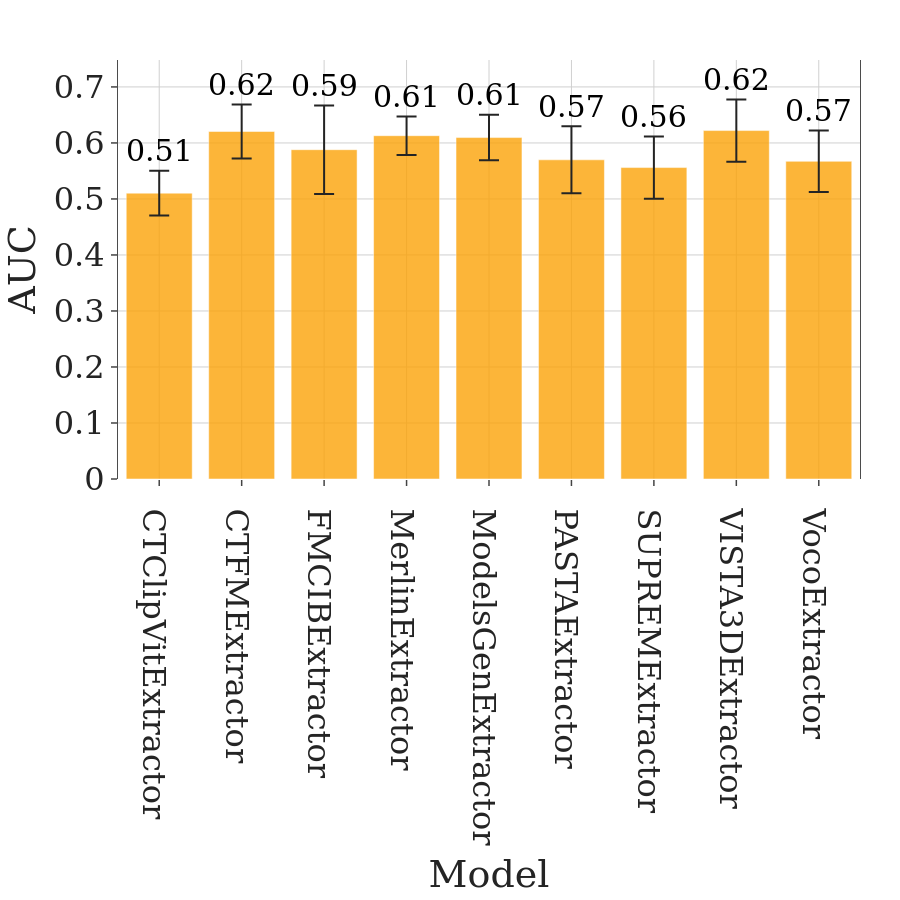

Notebook cell for this chart:
### Code cell
# Plot test accuracies
fig = plot_model_comparison(test_accuracies_dict, font_size=32, height=FIG_SIZE, width=FIG_SIZE, marker_color="#FCA308")
fig.write_image(PLOTS_DIR / f"nsclc_radiogenomics_auc.png")

fig.show()

### Figure 1 — Plotly figure (JSON) as saved in the notebook; plotly's stock layout.template omitted (floating-point values rounded to 4 significant figures)
{"data": [{"error_y": {"array": [0.04002, 0.0482, 0.07908, 0.0344, 0.04064, 0.0598, 0.05563, 0.05547, 0.05494], "arrayminus": [0.04002, 0.0482, 0.07908, 0.0344, 0.04064, 0.0598, 0.05563, 0.05547, 0.05494], "width": 10}, "hovertemplate": "Model=%{x}<br>AUC=%{y}<extra></extra>", "legendgroup": "", "marker": {"color": "#FCA308", "opacity": 0.8, "pattern": {"shape": ""}}, "name": "", "orientation": "v", "showlegend": false, "textposition": "auto", "type": "bar", "x": ["CTClipVitExtractor", "CTFMExtractor", "FMCIBExtractor", "MerlinExtractor", "ModelsGenExtractor", "PASTAExtractor", "SUPREMExtractor", "VISTA3DExtractor", "VocoExtractor"], "xaxis": "x", "y": [0.5104, 0.6204, 0.5879, 0.6129, 0.6096, 0.5699, 0.556, 0.6221, 0.5672], "yaxis": "y"}], "layout": {"annotations": [{"font": {"color": "black", "size": 30}, "showarrow": false, "text": "0.51", "x": "CTClipVitExtractor", "y": 0.5504, "yshift": 20}, {"font": {"color": "black", "size": 30}, "showarrow": false, "text": "0.62", "x": "CTFMExtractor", "y": 0.6686, "yshift": 20}, {"font": {"color": "black", "size": 30}, "showarrow": false, "text": "0.59", "x": "FMCIBExtractor", "y": 0.667, "yshift": 20}, {"font": {"color": "black", "size": 30}, "showarrow": false, "text": "0.61", "x": "MerlinExtractor", "y": 0.6473, "yshift": 20}, {"font": {"color": "black", "size": 30}, "showarrow": false, "text": "0.61", "x": "ModelsGenExtractor", "y": 0.6502, "yshift": 20}, {"font": {"color": "black", "size": 30}, "showarrow": false, "text": "0.57", "x": "PASTAExtractor", "y": 0.6297, "yshift": 20}, {"font": {"color": "black", "size": 30}, "showarrow": false, "text": "0.56", "x": "SUPREMExtractor", "y": 0.6117, "yshift": 20}, {"font": {"color": "black", "size": 30}, "showarrow": false, "text": "0.62", "x": "VISTA3DExtractor", "y": 0.6776, "yshift": 20}, {"font": {"color": "black", "size": 30}, "showarrow": false, "text": "0.57", "x": "VocoExtractor", "y": 0.6221, "yshift": 20}], "barmode": "relative", "font": {"family": "DejaVu Serif", "size": 32}, "height": 900, "legend": {"tracegroupgap": 0}, "margin": {"b": 60, "l": 60, "r": 40, "t": 60}, "paper_bgcolor": "white", "plot_bgcolor": "white", "showlegend": false, "title": {"x": 0.5, "xanchor": "center"}, "width": 900, "xaxis": {"anchor": "y", "domain": [0.0, 1.0], "gridcolor": "#D0D0D0", "linecolor": "#4B4B4B", "mirror": true, "showgrid": true, "showline": false, "tickfont": {"size": 32}, "ticklen": 6, "ticks": "outside", "tickwidth": 1.5, "title": {"text": "Model"}, "zeroline": false}, "yaxis": {"anchor": "x", "domain": [0.0, 1.0], "gridcolor": "#D0D0D0", "linecolor": "#4B4B4B", "mirror": true, "showgrid": true, "tickfont": {"size": 32}, "ticklen": 6, "ticks": "outside", "tickwidth": 1.5, "title": {"text": "AUC"}, "zeroline": false}}}
